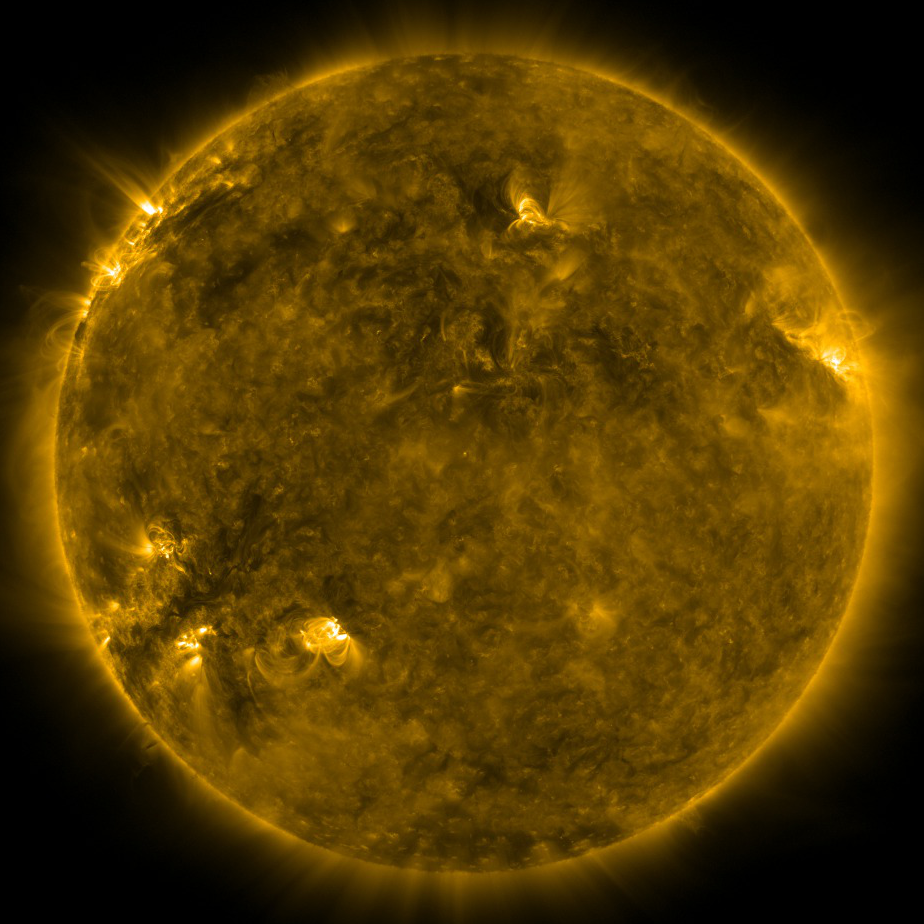
#> input picture Lab 2 - Brightest Region App/solar images/20110101_000001_1024_0171_c.png, 924 x 924 px, found by its file name; its folder holds only this picture in this run
$ python read_and_show_images.py
#> lines starting #> are read from the running program, lines starting #| are printed output that depends on the picture
#   Course: CS 2302
#   Assignment: Lab II
#   Author: Oswaldo Escobedo
#   Instructor: Dr. Fuentes
#   TA: Harshavardhini Bagavathyraj
#   Date of Last Modification: 02/14/2020
#   Purpose of the Program: to identify the
#   brightest region in a solar image.

import numpy as np
import matplotlib.pyplot as plt
import os
import time as t

def read_image(imagefile):
    # Reads image in imagefile and returns color and gray-level images
    #
    img = (plt.imread(img_dir+file)*255).astype(int)
    img = img[:,:,:3]  # Remove transparency channel
#> img: shape (924, 924, 3) int64
    img_gl = np.mean(img,axis=2).astype(int)
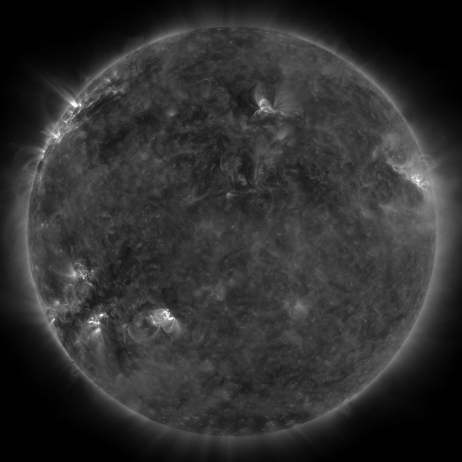
#> img_gl: shape (924, 924) int64 (shown at 1/2 size); min 0, max 254, mean 47.6
    return img, img_gl

def integral_image(img):
    S = img.cumsum(axis=0).cumsum(axis=1)   # Creates an integral image.
    S = np.insert(S,0,0,axis=0)   # Adds a row of zeros into the array.
    S = np.insert(S,0,0,axis=1)   # Adds a column of zeros into the array.
    return S

def integral_regions(S,h,w):
    m = len(S)
    n = len(S[0])
    A = S[:m-h,:n-w]   # First array (region) of size m by n
    B = S[:m-h,w:]    # Second array
    C = S[h:,:n-w]   # Third array
    D = S[h:,w:]   # Fourth array
    R = A-B-C+D   # We compute the sum of the entire image by accesing four arrays.
    return R

def display_img_and_rectangle(ax1,img,r,c,h,w):

    p0 = [r,c]   # Upper left corner point.
    p1 = [r,c+h]   # Upper right corner point.
    p2 = [r+w,c+h]   # Bottom right corner point.
    p3 = [r+w,c]   # Bottom left corner point.
    p = np.array([p0,p1,p2,p3,p0])   # Creates the given shape of size m by n.
    ax1.imshow(img)
    ax1.plot(p[:,0],p[:,1],linewidth=1.5,color='chartreuse')

# [52 lines left out: functions find_brightest_pixel, brightest_region_v11, brightest_region_v12, brightest_region_v21, not called in this run]

def brightest_region_v22(ax,orig_img,gray_img,h,w):
    S = integral_image(gray_img)
    R = integral_regions(S,h,w)
    indices = np.argmax(R)   # We locate the position of the max element in R.
    r = indices%len(R)   # Operation to know the row index position of the max element.
    c = indices//len(R)   # Operation to know the column index position of the max element.
    display_img_and_rectangle(ax,orig_img,r,c,h,w)

img_dir = '.\\solar images\\' # Directory where imagea are stored

img_files = os.listdir(img_dir)  # List of files in directory

if __name__ == "__main__":

    plt.close('all')

    sum_t = 0
    for file in img_files:
        #print(file)
        if file[-4:] == '.png': # File contains an image
            img, img_gl = read_image(img_dir+file)
            fig, (ax1, ax2) = plt.subplots(nrows=1, ncols=2)

            ax1.imshow(img)                  #Display color image
            ax2.imshow(img_gl,cmap='gray')   #Display gray-leval image

            plt.show()
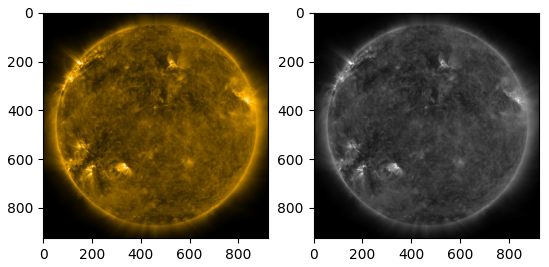
#> figure drawn by matplotlib, 2 panels

            h = 100
            w = 100

            '''
            Uncomment to test each version of the method brightest_region()
            '''

            #print(find_brightest_pixel(img_gl))
            '''
            start = t.time()
            brightest_region_v11(ax1,img,img_gl,h,w)  # Uncomment to see Running Time of Version 1.1
            end = t.time()
            print(end-start)
            '''
            '''
            start = t.time()
            brightest_region_v12(ax1,img,img_gl,h,w) # Uncomment to see Running Time of Version 1.2
            end = t.time()
            print(end-start)
            '''
            '''
            start = t.time()
            brightest_region_v21(ax1,img,img_gl,h,w) # Uncomment to see Running Time of Version 2.1
            end = t.time()
            print(end-start)
            '''

            start = t.time()
            brightest_region_v22(ax1,img,img_gl,h,w)  # Uncomment to see Running Time of Version 2.2
#> in integral_image, `S = img.cumsum(axis=0).cumsum(axis=1)`:
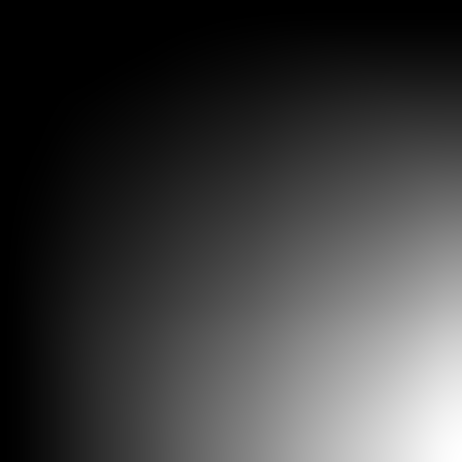
#> S: shape (924, 924) int64 (shown at 1/2 size); min 0, max 40617803, mean 9921645.6; drawn with min black and max white
#> in integral_regions, `m = len(S)`: m = 925
#> in integral_regions, `C = S[h:,:n-w]`:
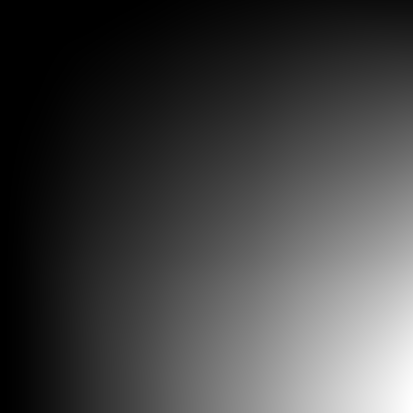
#> C: shape (825, 825) int64 (shown at 1/2 size); min 0, max 37097378, mean 9739473.3; drawn with min black and max white
#> in integral_regions, `D = S[h:,w:]`:
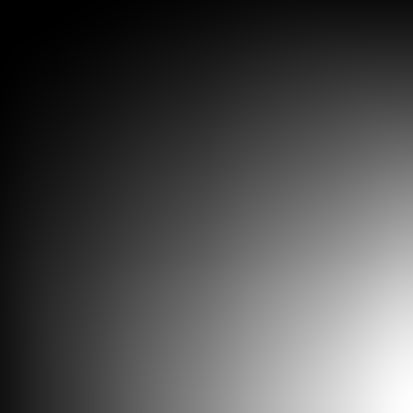
#> D: shape (825, 825) int64 (shown at 1/2 size); min 1160, max 40617803, mean 12332038.4; drawn with min black and max white
#> in integral_regions, `R = A-B-C+D`:
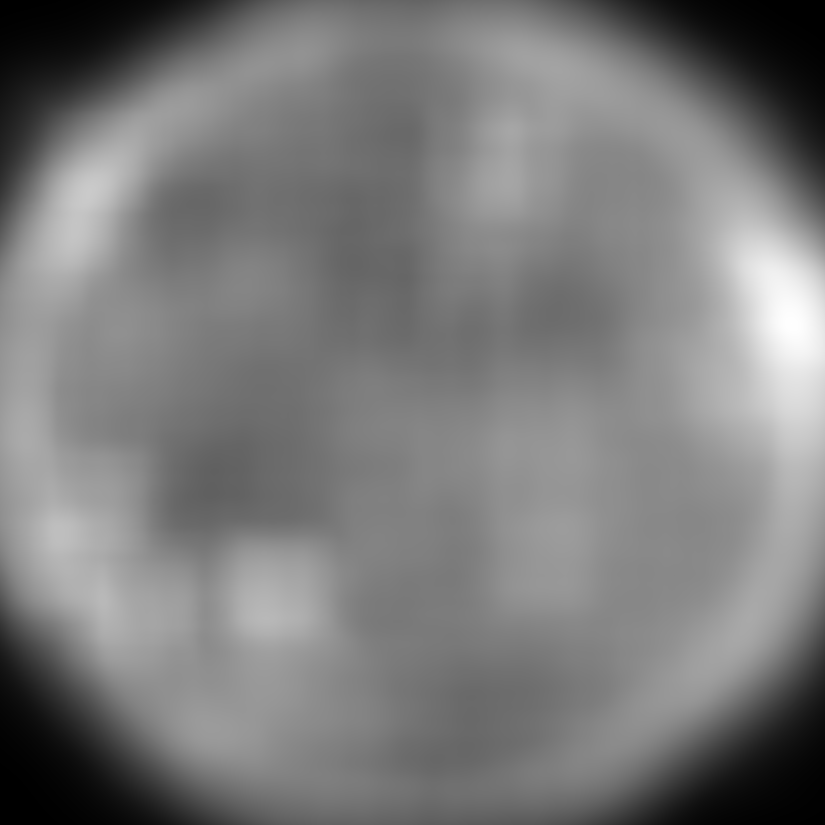
#> R: shape (825, 825) int64; min 90, max 1122328, mean 541857.5; drawn with min black and max white
#> in brightest_region_v22, `indices = np.argmax(R)`: indices = 267266
#> in brightest_region_v22, `r = indices%len(R)`: r = 791
#> in brightest_region_v22, `c = indices//len(R)`: c = 323
#> in display_img_and_rectangle, `p0 = [r,c]`: p0 = [791, 323]
#> in display_img_and_rectangle, `p1 = [r,c+h]`: p1 = [791, 423]
#> in display_img_and_rectangle, `p2 = [r+w,c+h]`: p2 = [891, 423]
#> in display_img_and_rectangle, `p3 = [r+w,c]`: p3 = [891, 323]
#> in display_img_and_rectangle, `p = np.array([p0,p1,p2,p3,p0])`: p = [[791, 323], [791, 423], [891, 423], [891, 323], [791, 323]]
            end = t.time()
            print(end-start)

$ run again, on Lab 2 - Brightest Region App/solar images/20120218_001345_1024_0304_c.png
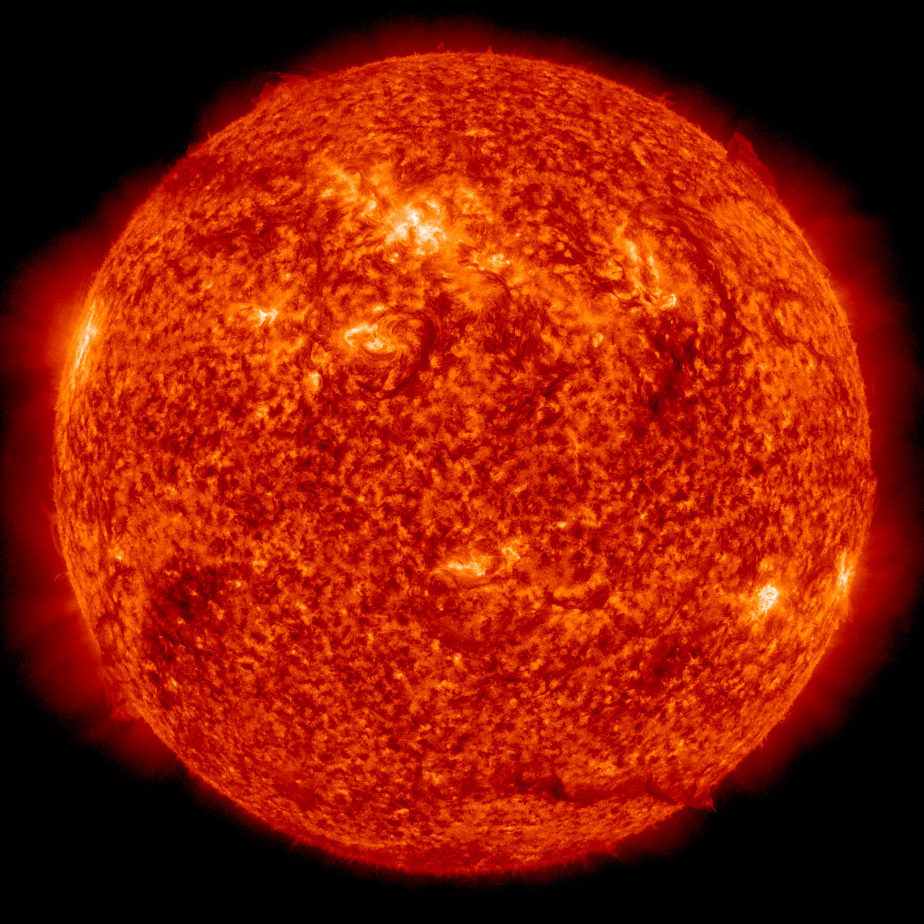
#> input picture Lab 2 - Brightest Region App/solar images/20120218_001345_1024_0304_c.png, 924 x 924 px, found by its file name
#> `plt.show()`:
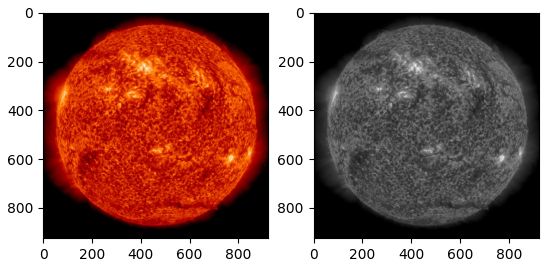
#> figure drawn by matplotlib, 2 panels
#> m = 925
#> in integral_regions, `R = A-B-C+D`:
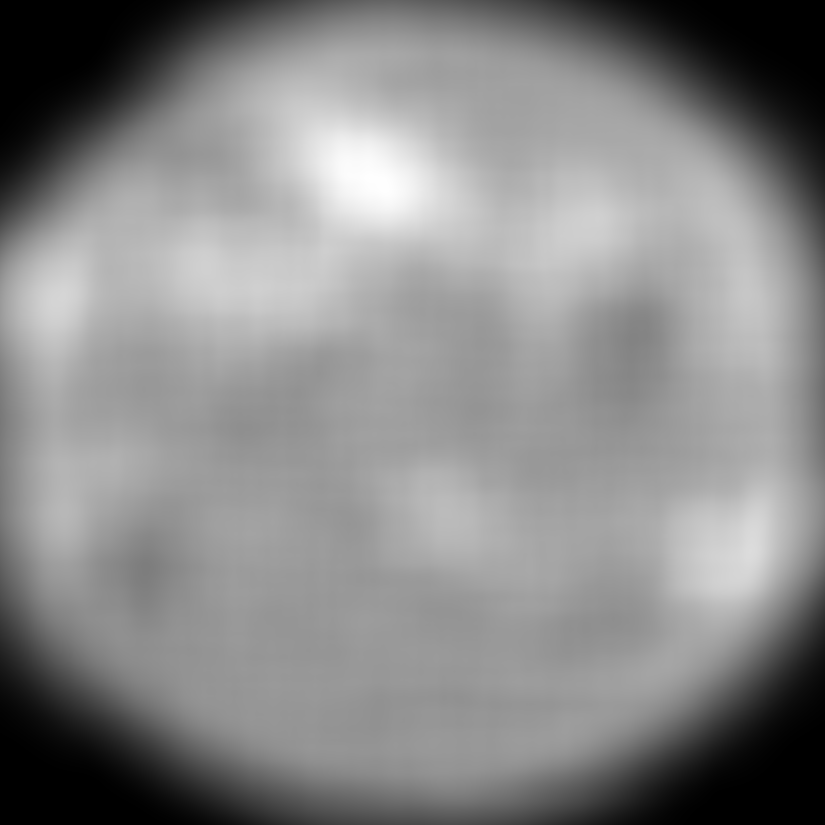
#> R: shape (825, 825) int64; min 0, max 1255492, mean 671883.1; drawn with min black and max white
#> indices = 147219
#> r = 369
#> c = 178
#> p0 = [369, 178]
#> p1 = [369, 278]
#> p2 = [469, 278]
#> p3 = [469, 178]
#> p = [[369, 178], [369, 278], [469, 278], [469, 178], [369, 178]]

$ run again, on Lab 2 - Brightest Region App/solar images/20120817_001444_1024_0304_c.png
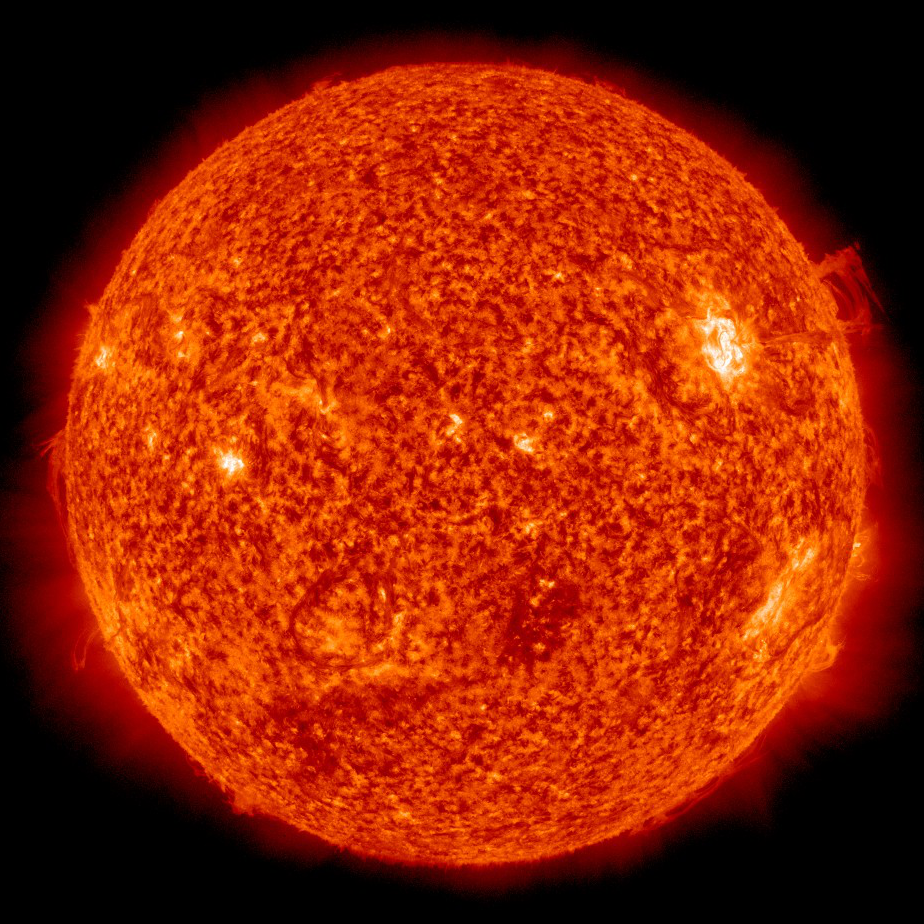
#> input picture Lab 2 - Brightest Region App/solar images/20120817_001444_1024_0304_c.png, 924 x 924 px, found by its file name
#> `plt.show()`:
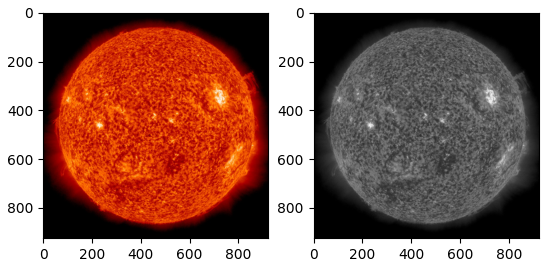
#> figure drawn by matplotlib, 2 panels
#> m = 925
#> in integral_regions, `R = A-B-C+D`:
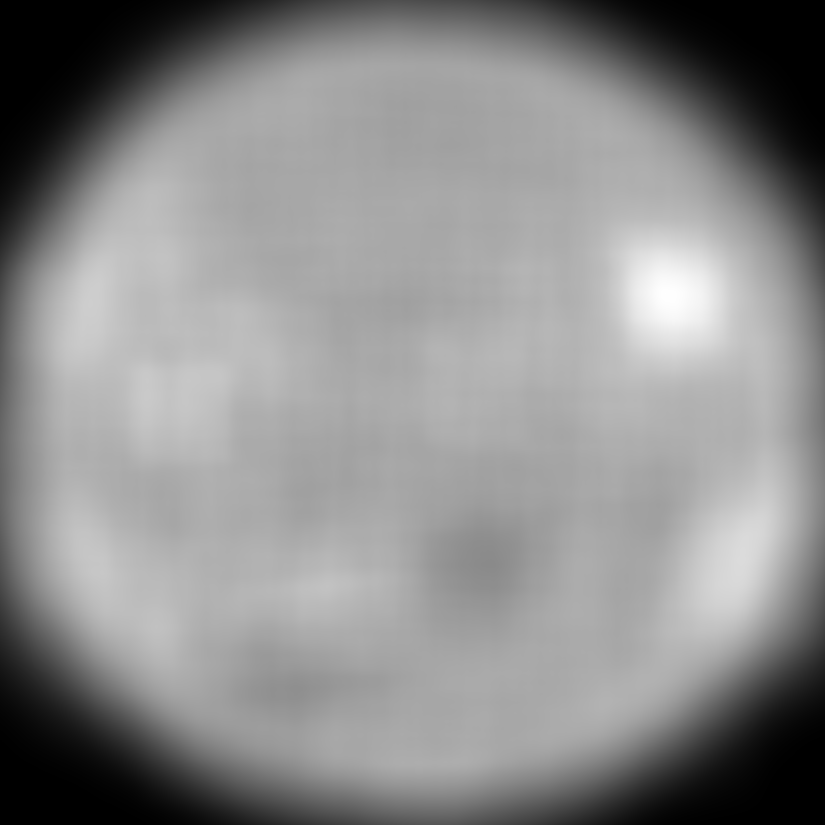
#> R: shape (825, 825) int64; min 0, max 1324938, mean 725562.2; drawn with min black and max white
#> indices = 242390
#> r = 665
#> c = 293
#> p0 = [665, 293]
#> p1 = [665, 393]
#> p2 = [765, 393]
#> p3 = [765, 293]
#> p = [[665, 293], [665, 393], [765, 393], [765, 293], [665, 293]]
